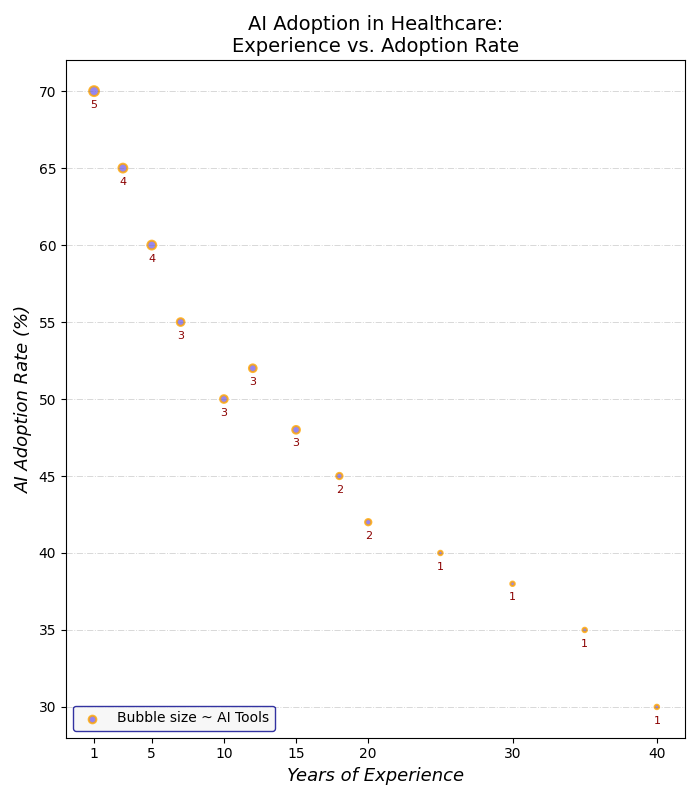

The script that drew this image:
import matplotlib.pyplot as plt
import numpy as np

years_experience = np.array([1, 3, 5, 7, 10, 12, 15, 18, 20, 25, 30, 35, 40])
ai_adoption_rate = np.array([70, 65, 60, 55, 50, 52, 48, 45, 42, 40, 38, 35, 30])
number_of_tools = np.array([5, 4, 4, 3, 3, 3, 3, 2, 2, 1, 1, 1, 1]) * 10

fig, ax = plt.subplots(figsize=(7, 8))

ax.scatter(years_experience, ai_adoption_rate, s=number_of_tools,
           c='mediumslateblue', alpha=0.8, edgecolors='orange', linewidth=1.5)
ax.set_title("AI Adoption in Healthcare:\nExperience vs. Adoption Rate", fontsize=14, fontweight='normal')
ax.set_xlabel("Years of Experience", fontsize=13, style='italic')
ax.set_ylabel("AI Adoption Rate (%)", fontsize=13, style='italic')
ax.set_xticks(years_experience[::2])

ax.grid(True, linestyle='-.', which='both', axis='y', color='gray', alpha=0.3, linewidth=0.7)

for i, (x, y) in enumerate(zip(years_experience, ai_adoption_rate)):
    ax.annotate(f'{number_of_tools[i]//10}',
                (x, y), textcoords="offset points", xytext=(0, -12), ha='center', fontsize=8, color='darkred')

ax.legend(['Bubble size ~ AI Tools'], loc='lower left', fontsize=10, frameon=True, facecolor='whitesmoke', edgecolor='darkblue')

plt.tight_layout()
plt.show()
